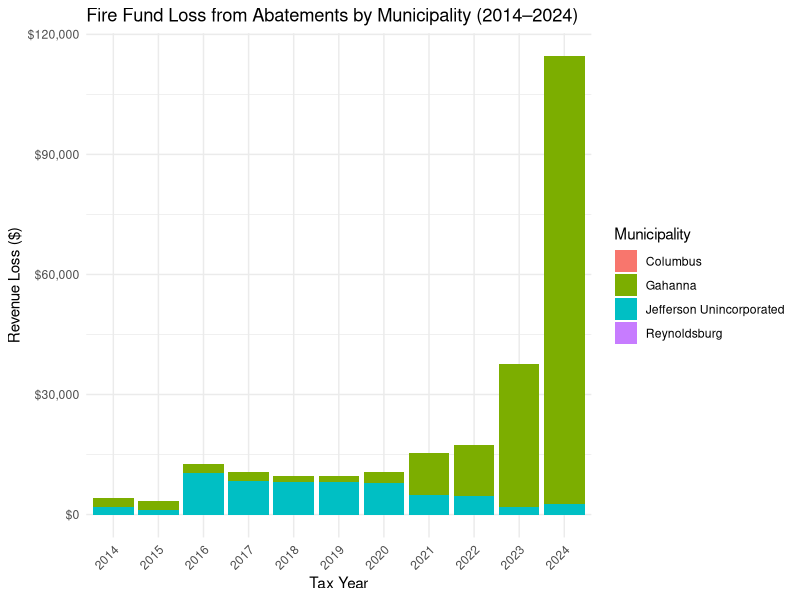
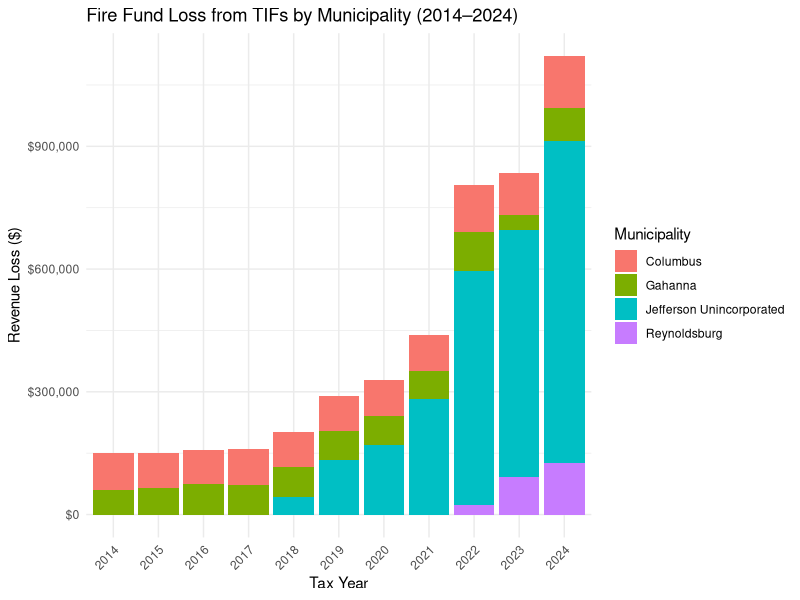
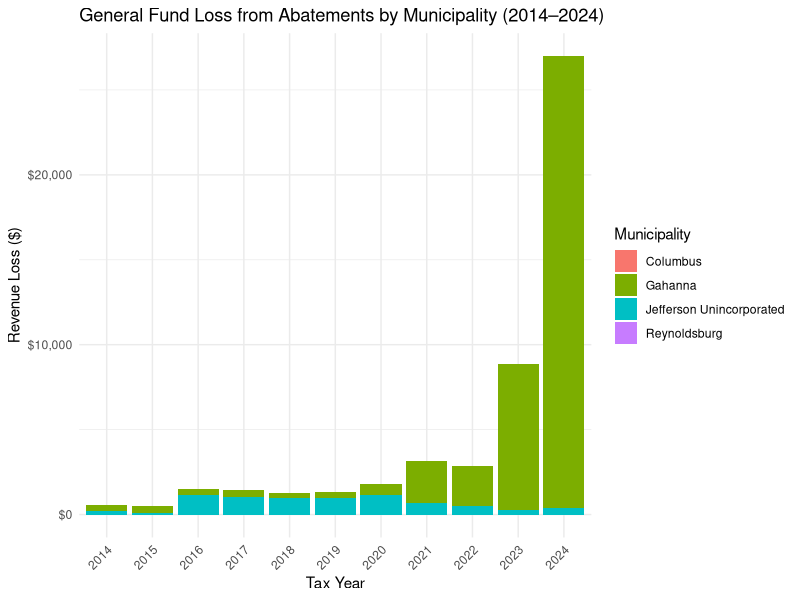
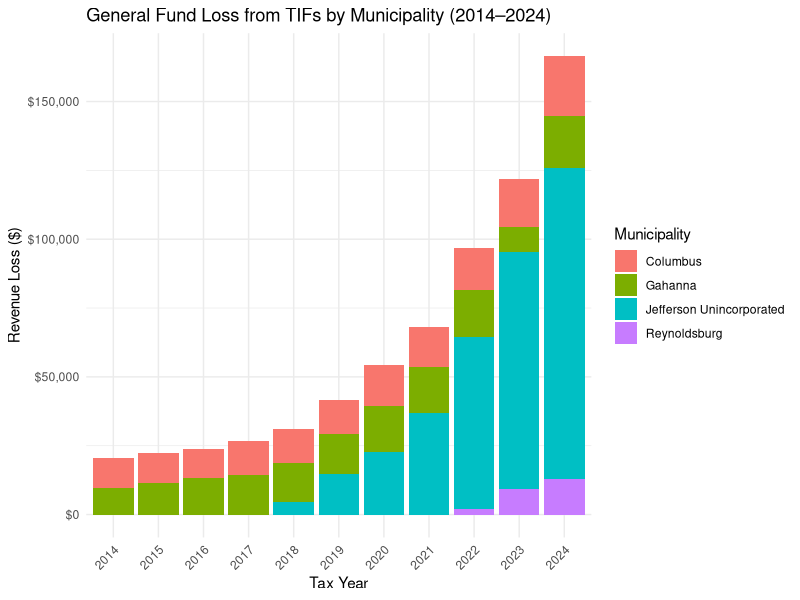
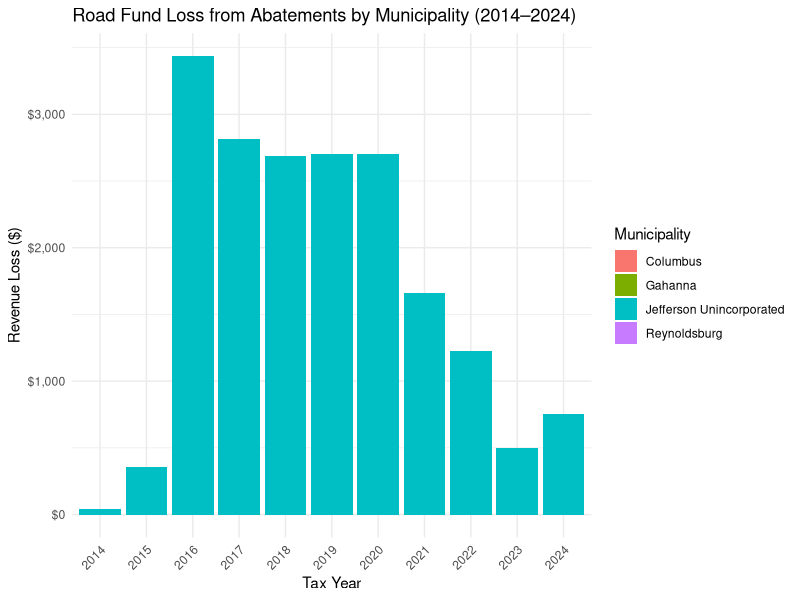
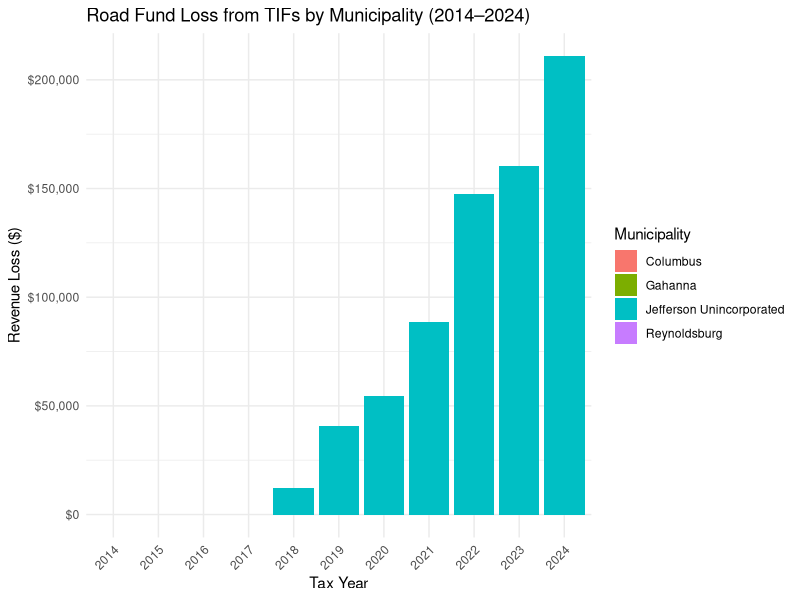
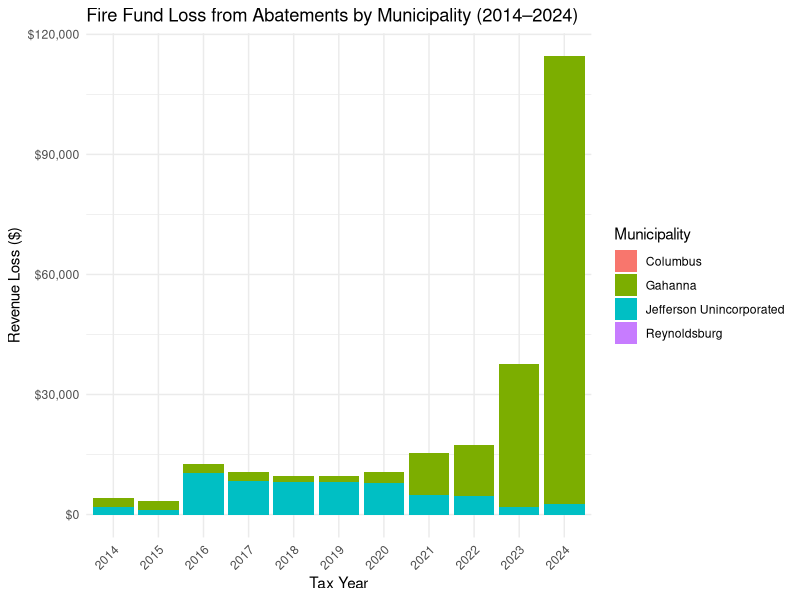
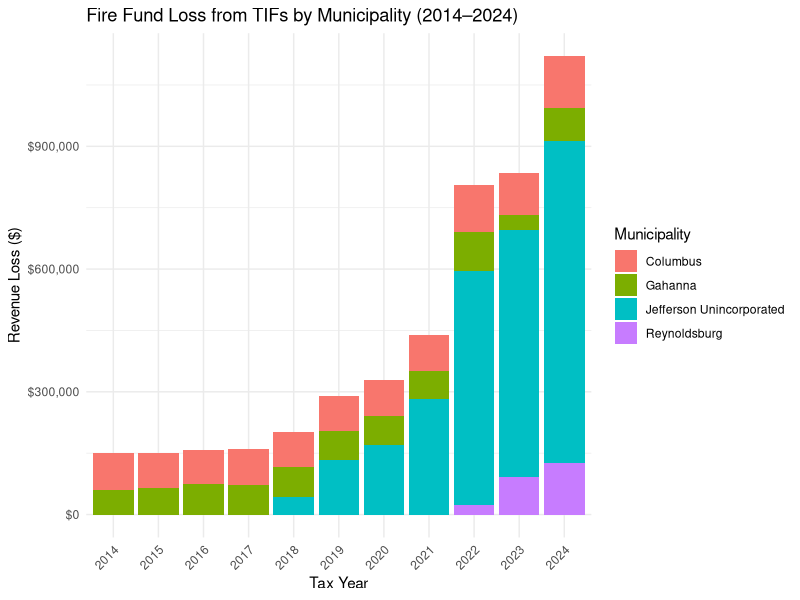

Write the R code that produced these figures, in order.
# -----------------------------------------
# Title: Save and Display Revenue Loss Plots by Fund, Type, and Municipality
# -----------------------------------------
library(readr)
library(dplyr)
library(ggplot2)
library(tidyr)
library(scales)
library(here)

# Load the total losses CSV
loss_data <- read_csv(here("outputs", "accurate_total_losses.csv"))

# Convert to long format for TIF vs Abatement split
loss_long <- loss_data %>%
  pivot_longer(
    cols = c(TIF_Loss, Abatement_Loss),
    names_to = "LossType",
    values_to = "Loss"
  )

# Group by year, fund, municipality, and source
loss_summary <- loss_long %>%
  group_by(TaxYear, Fund, Municipality, LossType) %>%
  summarise(Total_Loss = sum(Loss, na.rm = TRUE), .groups = "drop")

# Set a consistent y-axis maximum
y_max <- max(loss_summary$Total_Loss, na.rm = TRUE)

# Get unique fund types and loss types
funds <- unique(loss_summary$Fund)
loss_types <- unique(loss_summary$LossType)

# Create output folder
output_dir <- here("outputs", "plots")
if (!dir.exists(output_dir)) dir.create(output_dir, recursive = TRUE)

# Loop through all fund/loss type combinations
for (f in funds) {
  for (lt in loss_types) {
    
    # Prepare readable title components
    loss_type_readable <- ifelse(lt == "TIF_Loss", "TIFs", "Abatements")
    title_text <- paste(f, "Fund Loss from", loss_type_readable, "by Municipality (2014–2024)")
    
    # Filter for this group and clean data
    plot_data <- loss_summary %>%
      filter(Fund == f, LossType == lt) %>%
      filter(!is.na(Total_Loss), Total_Loss >= 0)
    
    # Warn about any dropped rows
    n_dropped <- sum(is.na(loss_summary$Total_Loss) | loss_summary$Total_Loss < 0)
    if (n_dropped > 0) {
      message("⚠️ Skipped ", n_dropped, " invalid rows for ", title_text)
    }
    
    # Create plot
    p <- ggplot(plot_data, aes(x = factor(TaxYear), y = Total_Loss, fill = Municipality)) +
      geom_bar(stat = "identity", position = "stack") +
      labs(
        title = title_text,
        x = "Tax Year",
        y = "Revenue Loss ($)",
        fill = "Municipality"
      ) +
      scale_y_continuous(labels = dollar_format()) +
      theme_minimal() +
      theme(axis.text.x = element_text(angle = 45, hjust = 1))
    
    # Build and clean base filename
    file_base <- paste0(
      gsub(" ", "_", f), "_Fund_Loss_from_", loss_type_readable,
      "_by_Municipality_2014_2024"
    )
    file_base <- gsub("[^A-Za-z0-9_]", "", file_base)  # Remove special characters
    
    # Final filename with extension
    file_name <- paste0(file_base, ".png")
    
    # Save the plot
    ggsave(
      filename = file.path(output_dir, file_name),
      plot = p,
      width = 10,
      height = 6,
      device = "png"
    )
    
    # Also show it in RStudio
    print(p)
  }
}
